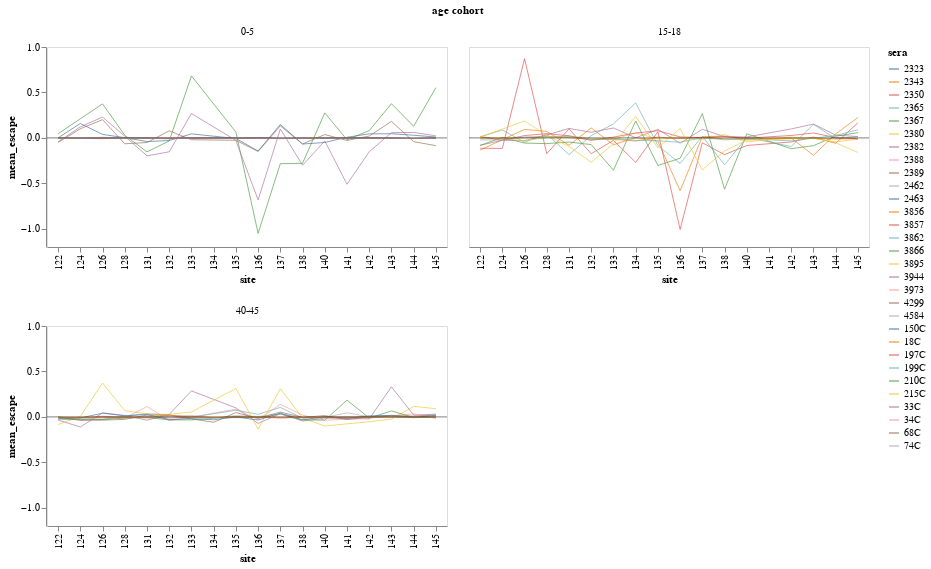

The code cell stored with this chart in its notebook:
### Code cell
plot_agg_escape(filtered_models, sera_names, a_sites, 'mean')

### Figure 1 — Vega-Lite specification as saved in the notebook (floating-point values rounded to 4 significant figures; data arrays with more than 128 entries replaced by an {"elided": "..."} marker saying what was removed)
{"config": {"view": {"continuousWidth": 300, "continuousHeight": 300}, "axis": {"grid": false}}, "data": {"name": "data-14f5bc59464acd58928a6e6af498386b"}, "facet": {"field": "age_group", "title": "age cohort", "type": "nominal"}, "spec": {"layer": [{"mark": {"type": "line", "opacity": 0.7, "size": 1}, "encoding": {"color": {"field": "serum", "legend": {"orient": "right", "title": "sera"}, "type": "nominal"}, "x": {"field": "site", "title": "site", "type": "nominal"}, "y": {"field": "escape", "title": "mean_escape", "type": "quantitative"}}}, {"data": {"name": "data-06fd9f850666401b4599de5588b60692"}, "mark": {"type": "rule", "opacity": 0.5}, "encoding": {"y": {"field": "y", "type": "quantitative"}}}], "height": 200, "width": 400}, "columns": 2, "resolve": {"axis": {"x": "independent"}}, "$schema": "https://vega.github.io/schema/vega-lite/v5.6.1.json", "datasets": {"data-14f5bc59464acd58928a6e6af498386b": {"elided": "510 records"}, "data-06fd9f850666401b4599de5588b60692": [{"y": 0}]}}
